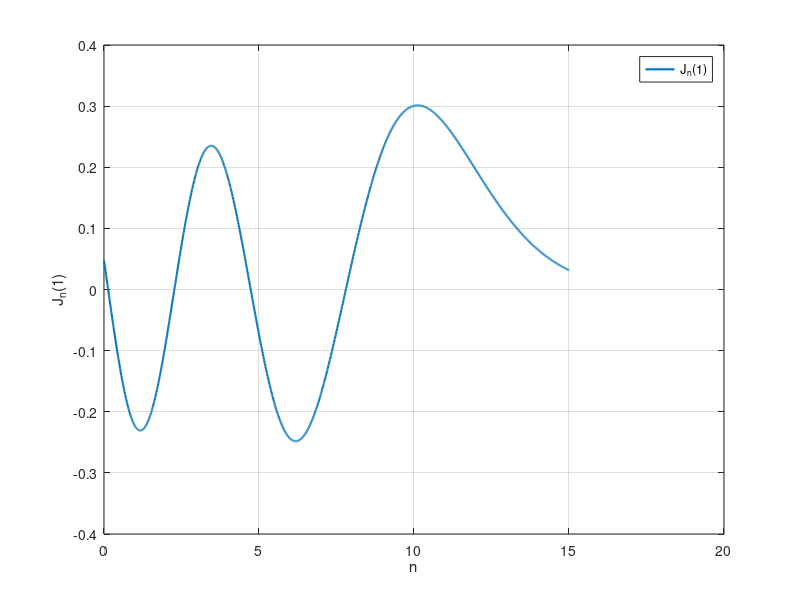

Reproduce this figure in MATLAB. (Note: this script raises an error after producing the figure.)
j = @(n) besselj(n,12);

dmn = 0:0.01:15;

% Defaults for this blog post
width = 6;    % Width in inches
height = 3;    % Height in inches
alw = 0.75;    % AxesLineWidth
fsz = 11;      % Fontsize
lw = 1.5;      % LineWidth
msz = 8;       % MarkerSize

% Plot settings
figure(1);
pos = get(gcf, 'Position');
set(gcf, 'Position', [pos(1) pos(2) width*100, height*100]); %<- Set size
set(gca, 'FontSize', fsz, 'LineWidth', alw); %<- Set properties

% Plot 1
plot(dmn, j(dmn), 'LineWidth',lw); %<- Specify plot properites

ylabel('J_n(1)');
xlabel('n');

grid on

legend('J_n(1)');

%# vertical line
hx = graph2d.constantline(0, 'LineStyle','-', 'Color',[0 0 0]);
changedependvar(hx,'x');
%# horizontal line
hy = graph2d.constantline(0, 'LineStyle','-', 'Color',[0 0 0]);
changedependvar(hy,'y');



% Here we preserve the size of the image when we save it.
set(gcf,'InvertHardcopy','on');
set(gcf,'PaperUnits', 'inches');
papersize = get(gcf, 'PaperSize');
left = (papersize(1)- width)/2;
bottom = (papersize(2)- height)/2;
myfiguresize = [left, bottom, width, height];
set(gcf,'PaperPosition', myfiguresize);

% Save the file as PNG
print('improvedExample','-dpng','-r300');







